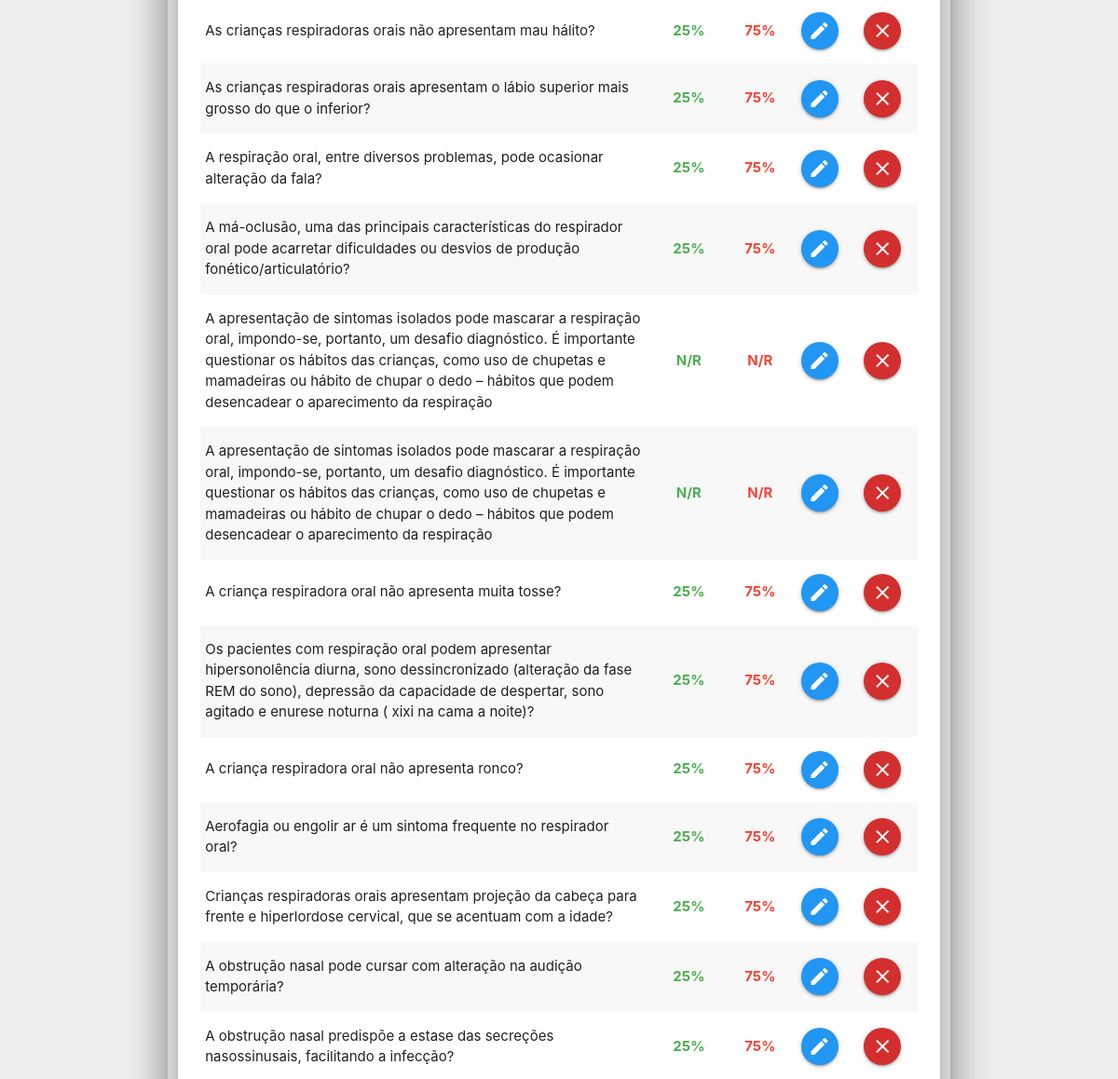
The page /admin.php (signed in, middle part) on the database as committed earlier.
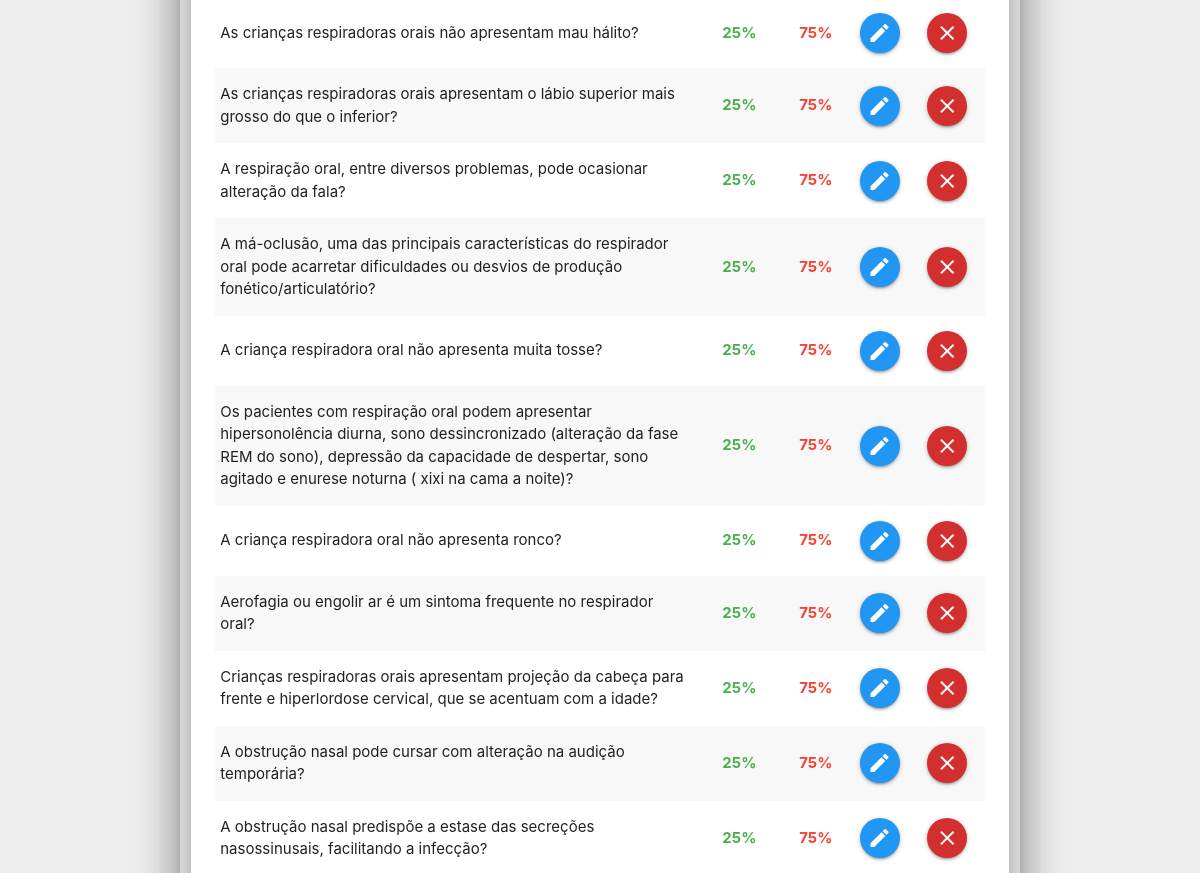
The same page on the database as committed later.
### tables this page shows
CREATE TABLE `pergunta` (
  `codigoPergunta` int(10) UNSIGNED NOT NULL,
  `descricao` varchar(300) NOT NULL,
  `respostaCerta` varchar(300) NOT NULL,
  `tipo_pergunta` int(10) UNSIGNED NOT NULL,
  `cod_Questionario` int(10) UNSIGNED NOT NULL
);

### Admin.php (the view, shortened to what this page needs)
<?php
    include "Conexao.php";
    $sql_banco = mysqli_query($conexao, "SELECT * FROM pergunta");
?>
<!DOCTYPE html>
<html>
<head>
    <link rel="stylesheet" href="css/materialize.min.css">
</head>
<body class="grey lighten-3">
        <br><br><br>
        <div class="container">
            <div class="row">
                <div class="col m12 center z-depth-5">
                    <div class="card-panel z-depth-5">
                        <div id="perguntas">
                                <div>
                                    <table class="striped">
                                        <tbody>
                                            <?php while($l = mysqli_fetch_array($sql_banco)){ ?>
                                            <tr>
                                                <td>
                                                    <?php echo $l["descricao"]; ?>
                                                </td>
                                                <td class="green-text bold center">
                                                    <?php
                                                        $cod = $l["codigoPergunta"];
                                                        $percentCerta = mysqli_query($conexao, "SELECT COUNT(cod_pergunta) FROM respostacerta WHERE cod_pergunta = $cod");
                                                        $percentCerta = mysqli_fetch_array($percentCerta);
                                                        $percentCerta = $percentCerta['COUNT(cod_pergunta)'];
                                                        $percentErrada = mysqli_query($conexao, "SELECT COUNT(cod_pergunta) FROM respostaerrada WHERE cod_pergunta = $cod");
                                                        $percentErrada = mysqli_fetch_array($percentErrada);
                                                        $percentErrada = $percentErrada['COUNT(cod_pergunta)'];
                                                        $perguntasTotal = $percentCerta + $percentErrada;
                                                        if($perguntasTotal>0){
                                                            $percentCerta = 100*$percentCerta/$perguntasTotal;
                                                            $percentErrada = 100*$percentErrada/$perguntasTotal;
                                                            echo $percentCerta.'%';
                                                        }else{
                                                            $percentCerta = "N/R";
                                                            $percentErrada = "N/R";
                                                            echo $percentCerta;
                                                        }
                                                    ?>
                                                </td>
                                                <td class="red-text bold center">
                                                    <?php
                                                        if($perguntasTotal>0){
                                                        echo $percentErrada.'%';
                                                    }else{
                                                        echo $percentErrada;
                                                    }
                                                    ?>
                                                </td>
                                                <td class="center">
                                                    <a href="Atualizar-Pergunta.php?id=<?php echo $l["codigoPergunta"]; ?>" class="btn-floating blue"><i class="material-icons"> edit </i></a>
                                                </td>
                                                <td class="center">
                                                    <a href="javascript: if(confirm('Tem certeza que deseja remover esta pergunta ?')) location.href='Remover-Pergunta.php?id=<?php echo $l["codigoPergunta"]; ?>';">
                                                        <button class='btn-floating waves-effect waves-light red darken-2' type='button' onclick=''>
                                                            <i class='material-icons right'> close </i>
                                                        </button>
                                                    </a>
                                                </td>
                                            </tr>
                                            <?php } ?>
                                        </tbody>
                                    </table>
                                </div>
                        </div>
                    </div>
                </div>
            </div>
        </div>
        <br><br><br>
</body>
</html>

### Admin.php (style rules this page uses)
.bold { font-weight: 700; }
body { overflow-x: hidden; }

Rows that differ between the two databases and show on the page:
removed pergunta: descricao "A apresentação de sintomas isolados pode mascarar a respiração oral, impondo-se, portanto, um desafio diagnóstico. É importante questionar os hábitos das crianças, como uso de chupetas e mamadeiras ou hábito de chupar o dedo – hábitos que podem desencadear o aparecimento da respiração", percentCerta "N/R", percentErrada "N/R"
removed pergunta: descricao "A apresentação de sintomas isolados pode mascarar a respiração oral, impondo-se, portanto, um desafio diagnóstico. É importante questionar os hábitos das crianças, como uso de chupetas e mamadeiras ou hábito de chupar o dedo – hábitos que podem desencadear o aparecimento da respiração", percentCerta "N/R", percentErrada "N/R"
